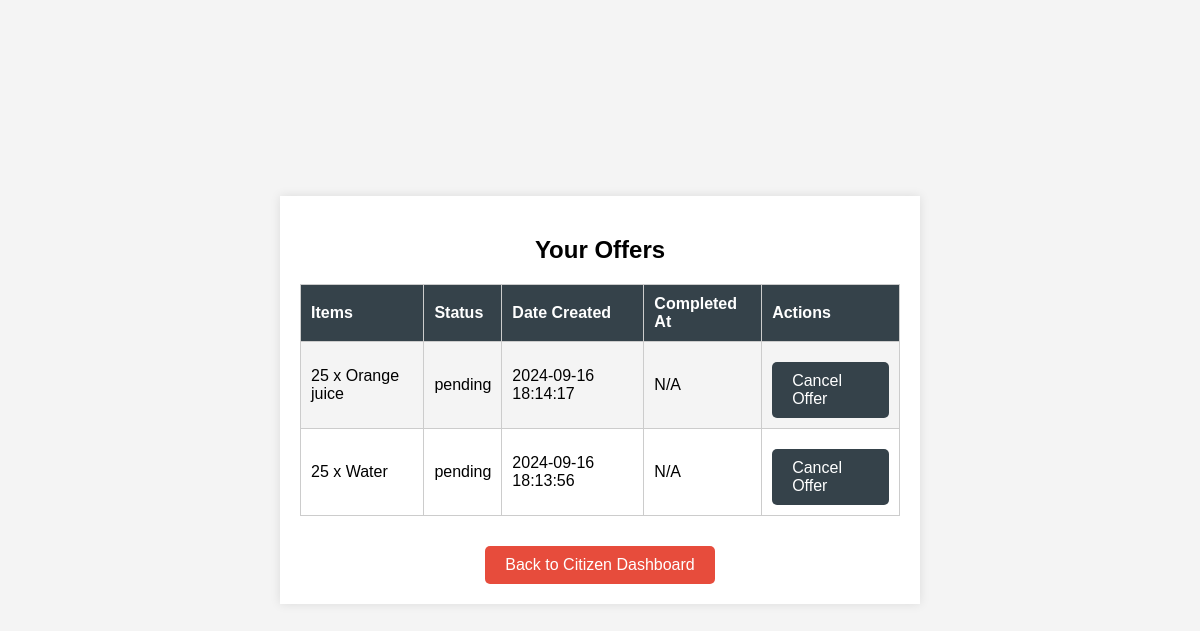
Page /actions/view_offers.php (signed in) on the committed database.
### tables this page shows
CREATE TABLE `tasks` (
  `task_id` int(11) NOT NULL,
  `task_type` enum('offer','request') NOT NULL,
  `offer_id` int(11) DEFAULT NULL,
  `request_id` int(11) DEFAULT NULL,
  `status` enum('pending','in_progress','completed') NOT NULL DEFAULT 'pending',
  `created_at` timestamp NOT NULL DEFAULT current_timestamp(),
  `completed_at` timestamp NULL DEFAULT NULL,
  `latitude` decimal(10,8) NOT NULL,
  `longitude` decimal(11,8) NOT NULL,
  `rescuer_id` int(11) DEFAULT NULL,
  `collected_at` datetime DEFAULT NULL
);

CREATE TABLE `offers` (
  `id` int(11) NOT NULL,
  `user_id` int(11) NOT NULL,
  `item_ids` varchar(255) NOT NULL,
  `status` varchar(50) NOT NULL DEFAULT 'pending',
  `created_at` timestamp NOT NULL DEFAULT current_timestamp(),
  `latitude` decimal(10,8) NOT NULL DEFAULT 0.00000000,
  `longitude` decimal(11,8) NOT NULL DEFAULT 0.00000000
);

### actions/view_offers.php (the view, shortened to what this page needs)
<?php
include '../db_connect.php';
$username = $_SESSION['username'];
$user_query = "SELECT id FROM users WHERE username = '$username'";
$user_result = $conn->query($user_query);
if ($user_result && $user_result->num_rows > 0) {
    $user_row = $user_result->fetch_assoc();
    $user_id = $user_row['id'];
} else {
    die("User not found");
}
$offers_query = "
    SELECT o.id, o.item_ids, o.status, o.created_at, t.completed_at
    FROM offers o
    LEFT JOIN tasks t ON o.id = t.offer_id
    WHERE o.user_id = $user_id
    ORDER BY o.created_at DESC";
$offers_result = $conn->query($offers_query);
$offers = [];
if ($offers_result && $offers_result->num_rows > 0) {
    while ($row = $offers_result->fetch_assoc()) {
        $item_details = [];
        $item_ids_quantities = explode(',', $row['item_ids']);
        foreach ($item_ids_quantities as $item_quantity) {
            list($item_id, $quantity) = explode(':', $item_quantity);
            $item_query = "SELECT name FROM items WHERE id = $item_id";
            $item_result = $conn->query($item_query);
            if ($item_result && $item_result->num_rows > 0) {
                $item_name = $item_result->fetch_assoc()['name'];
                $item_details[] = "$quantity x $item_name";
            }
        }
        $offers[] = [
            'id' => $row['id'],
            'items' => implode(', ', $item_details),
            'status' => $row['status'],
            'created_at' => $row['created_at'],
            'completed_at' => $row['completed_at']
        ];
    }
}
?>
<!DOCTYPE html>
<html lang="en">
<head>
    <link rel="stylesheet" href="../style/styles.css">
</head>
<body>
<div class="container">
    <h2>Your Offers</h2>
    <?php if (count($offers) > 0): ?>
        <table>
            <tr>
                <th>Items</th>
                <th>Status</th>
                <th>Date Created</th>
                <th>Completed At</th>
                <th>Actions</th>
            </tr>
            <?php foreach ($offers as $offer): ?>
                <tr>
                    <td><?php echo htmlspecialchars($offer['items']); ?></td>
                    <td><?php echo htmlspecialchars($offer['status']); ?></td>
                    <td><?php echo htmlspecialchars($offer['created_at']); ?></td>
                    <td>
                        <?php echo $offer['status'] === 'completed' ? htmlspecialchars($offer['completed_at']) : 'N/A'; ?>
                    </td>
                    <td>
                        <?php if ($offer['status'] == 'pending'): ?>
                            <a href="view_offers.php?cancel_offer_id=<?php echo $offer['id']; ?>" class="button">Cancel Offer</a>
                        <?php elseif ($offer['status'] == 'completed'): ?>
                            <a href="view_offers.php?delete_offer_id=<?php echo $offer['id']; ?>" class="button">Delete Offer</a>
                            <?php elseif ($offer['status'] == 'in_progress'): ?>
                                <span class="disabled-action">Cannot cancel or delete when in progress</span>
                        <?php endif; ?>
                    </td>
                </tr>
            <?php endforeach; ?>
        </table>
    <?php else: ?>
        <p>No offers found.</p>
    <?php endif; ?>
    <a href="../dashboards/citizen_dashboard.php" class="back-button">Back to Citizen Dashboard</a>
</div>
</body>
</html>

### style/styles.css (style rules this page uses)
body { font-family: Arial, sans-serif; margin: 0; padding: 0; background-color: #f4f4f4; display: flex; justify-content: center; align-items: center; height: 100vh; }
.container { width: 90%; max-width: 600px; margin: auto; padding: 20px; background: #fff; box-shadow: 0 0 10px rgba(0, 0, 0, 0.1); text-align: center; }
table { width: 100%; margin-top: 20px; border-collapse: collapse; text-align: left; }
table, th, td { border: 1px solid #cccccc; }
th, td { padding: 10px; }
th { background: #35424a; color: #ffffff; }
tr:nth-child(even) { background: #f4f4f4; }
a { color: #35424a; text-decoration: none; }
.button { display: inline-block; background-color: #35424a; color: #ffffff; padding: 10px 20px; text-decoration: none; border-radius: 5px; margin-top: 10px; }
.back-button { background-color: #e74c3c; color: white; padding: 10px 20px; text-decoration: none; border-radius: 5px; margin-top: 30px; display: inline-block; font-size: 16px; }

### rows in the picture
tasks: items "25 x Orange juice", offer.status "pending", offer.created_at "2024-09-16 18:14:17"
tasks: items "25 x Water", offer.status "pending", offer.created_at "2024-09-16 18:13:56"
